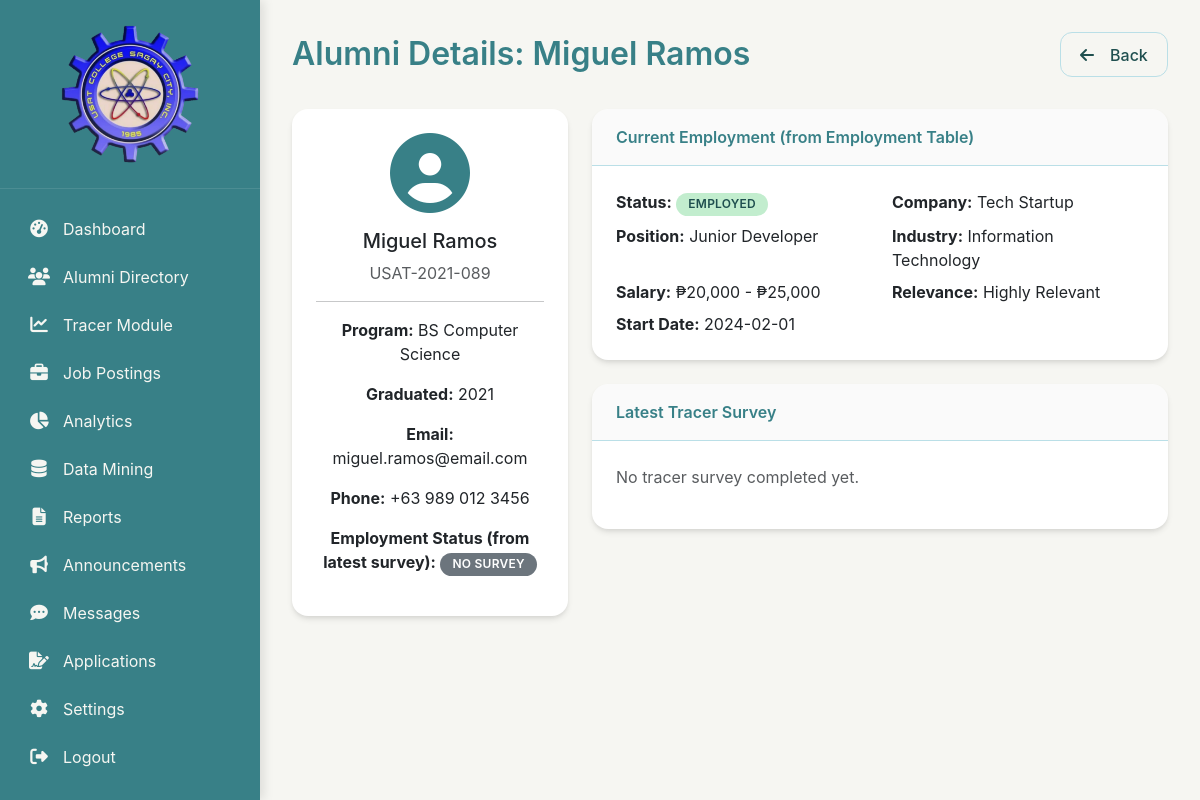
/admin/view_alumni.php?id=8 (signed in), run on the app's committed database.
### tables this page shows
CREATE TABLE alumni (
    id INT AUTO_INCREMENT PRIMARY KEY,
    student_id VARCHAR(50) UNIQUE NOT NULL,
    first_name VARCHAR(50) NOT NULL,
    last_name VARCHAR(50) NOT NULL,
    program VARCHAR(100) NOT NULL,
    graduation_year INT NOT NULL,
    email VARCHAR(100) NOT NULL,
    phone VARCHAR(20),
    profile_pic VARCHAR(255) NULL,
    created_at TIMESTAMP DEFAULT CURRENT_TIMESTAMP
);

CREATE TABLE employment (
    id INT AUTO_INCREMENT PRIMARY KEY,
    alumni_id INT NOT NULL,
    status ENUM('Employed','Self-Employed','Unemployed','Pursuing Higher Education') NOT NULL,
    company VARCHAR(100),
    position VARCHAR(100),
    industry VARCHAR(100),
    salary_range VARCHAR(50),
    relevance ENUM('Highly Relevant','Somewhat Relevant','Not Relevant'),
    start_date DATE,
    FOREIGN KEY (alumni_id) REFERENCES alumni(id) ON DELETE CASCADE
);

### admin/view_alumni.php (the view, shortened to what this page needs)
<?php
require_once '../includes/admin_header.php';
$id = $_GET['id'] ?? 0;
$alumni = $pdo->prepare("SELECT * FROM alumni WHERE id = ?");
$alumni->execute([$id]);
$alumni = $alumni->fetch();
$latest_tracer = $pdo->prepare("
    SELECT t.*
    FROM tracer_responses t
    WHERE t.alumni_id = ?
    ORDER BY t.response_date DESC
    LIMIT 1
");
$latest_tracer->execute([$id]);
$tracer = $latest_tracer->fetch();
$employment_status = $tracer ? ($tracer['is_employed'] == 1 ? 'Employed' : ($tracer['is_employed'] == 0 ? 'Unemployed' : 'Self-Employed')) : 'No Survey';
$survey_data = $tracer ? json_decode($tracer['survey_data'], true) : null;
?>
<div class="page-header">
    <h1>Alumni Details: <?= htmlspecialchars($alumni['first_name'] . ' ' . $alumni['last_name']) ?></h1>
    <a href="alumni_directory.php" class="btn btn-outline"><i class="fas fa-arrow-left me-2"></i>Back</a>
</div>
<div class="row g-4">
    <div class="col-md-4">
        <div class="card">
            <div class="card-body text-center">
                <?php if ($alumni['profile_pic'] && file_exists('../' . $alumni['profile_pic'])): ?>
                    <img src="<?= SITE_URL ?>/<?= $alumni['profile_pic'] ?>" alt="Profile" class="rounded-circle mb-3" style="width: 150px; height: 150px; object-fit: cover;">
                <?php else: ?>
                    <i class="fas fa-user-circle fa-5x mb-3" style="color: var(--primary);"></i>
                <?php endif; ?>
                <h5><?= htmlspecialchars($alumni['first_name'] . ' ' . $alumni['last_name']) ?></h5>
                <p class="text-muted"><?= $alumni['student_id'] ?></p>
                <hr>
                <p><strong>Program:</strong> <?= htmlspecialchars($alumni['program']) ?></p>
                <p><strong>Graduated:</strong> <?= $alumni['graduation_year'] ?></p>
                <p><strong>Email:</strong> <?= $alumni['email'] ?></p>
                <p><strong>Phone:</strong> <?= $alumni['phone'] ?></p>
                <p><strong>Employment Status (from latest survey):</strong>
                    <span class="badge
                        <?= $employment_status == 'Employed' ? 'bg-success' : ($employment_status == 'Unemployed' ? 'bg-danger' : ($employment_status == 'Self-Employed' ? 'bg-info' : 'bg-secondary')) ?>">
                        <?= $employment_status ?>
                    </span>
                </p>
            </div>
        </div>
    </div>
    <div class="col-md-8">
        <div class="card mb-4">
            <div class="card-header">Current Employment (from Employment Table)</div>
            <div class="card-body">
                <?php
                $employment = $pdo->prepare("SELECT * FROM employment WHERE alumni_id = ?");
                $employment->execute([$id]);
                $employment = $employment->fetch();
                ?>
                <?php if ($employment): ?>
                <div class="row">
                    <div class="col-sm-6"><strong>Status:</strong> <span class="badge <?= strtolower(str_replace(' ', '-', $employment['status'])) ?>"><?= $employment['status'] ?></span></div>
                    <div class="col-sm-6"><strong>Company:</strong> <?= htmlspecialchars($employment['company'] ?? 'N/A') ?></div>
                    <div class="col-sm-6 mt-2"><strong>Position:</strong> <?= htmlspecialchars($employment['position'] ?? 'N/A') ?></div>
                    <div class="col-sm-6 mt-2"><strong>Industry:</strong> <?= htmlspecialchars($employment['industry'] ?? 'N/A') ?></div>
                    <div class="col-sm-6 mt-2"><strong>Salary:</strong> <?= htmlspecialchars($employment['salary_range'] ?? 'N/A') ?></div>
                    <div class="col-sm-6 mt-2"><strong>Relevance:</strong> <?= $employment['relevance'] ?? 'N/A' ?></div>
                    <div class="col-sm-6 mt-2"><strong>Start Date:</strong> <?= $employment['start_date'] ?? 'N/A' ?></div>
                </div>
                <?php else: ?>
                <p class="text-muted">No current employment data in employment table.</p>
                <?php endif; ?>
            </div>
        </div>
        <div class="card mb-4">
            <div class="card-header">Latest Tracer Survey</div>
            <div class="card-body">
                <?php if ($tracer): ?>
                    <p><strong>Survey Date:</strong> <?= $tracer['response_date'] ?></p>
                    <p><strong>Employment Status:</strong>
                        <span class="badge
                            <?= $tracer['is_employed'] == 1 ? 'bg-success' : ($tracer['is_employed'] == 0 ? 'bg-danger' : 'bg-info') ?>">
                            <?= $tracer['is_employed'] == 1 ? 'Employed' : ($tracer['is_employed'] == 0 ? 'Unemployed' : 'Self-Employed') ?>
                        </span>
                    </p>
                    <?php if ($tracer['is_employed'] == 1): ?>
                        <p><strong>Job Title:</strong> <?= htmlspecialchars($tracer['job_title'] ?? '') ?></p>
                        <p><strong>Company:</strong> <?= htmlspecialchars($tracer['company'] ?? '') ?></p>
                        <p><strong>Industry:</strong> <?= htmlspecialchars($tracer['industry'] ?? '') ?></p>
                        <p><strong>Relevance:</strong> <?= htmlspecialchars($tracer['relevance'] ?? '') ?></p>
                        <?php if ($survey_data): ?>
                            <hr>
                            <h6>Additional Details:</h6>
                            <p><strong>Job Category:</strong> <?= $survey_data['job_category'] ?? 'N/A' ?></p>
                            <p><strong>Job Title/Description:</strong> <?= $survey_data['job_title_desc'] ?? 'N/A' ?></p>
                            <p><strong>Employer Name:</strong> <?= $survey_data['employer_name'] ?? 'N/A' ?></p>
                            <p><strong>Employment Date:</strong> <?= $survey_data['employment_date'] ?? 'N/A' ?></p>
                            <p><strong>Location:</strong> <?= ($survey_data['region'] ?? '') . ($survey_data['city'] ? ', ' . $survey_data['city'] : '') ?></p>
                            <p><strong>Time to First Job:</strong> <?= $survey_data['time_to_first_job'] ?? 'N/A' ?></p>
                            <p><strong>Internship Helpfulness:</strong> <?= $survey_data['internship_helpfulness'] ?? 'N/A' ?></p>
                            <p><strong>Networking Participation:</strong> <?= $survey_data['networking_participation'] ?? 'N/A' ?></p>
                            <p><strong>Critical Skills:</strong> <?= implode(', ', array_filter($survey_data['skills_critical'] ?? [])) ?></p>
                        <?php endif; ?>
                    <?php elseif ($tracer['is_employed'] == 0): ?>
                        <?php if ($survey_data): ?>
                            <p><strong>Seeking Time:</strong> <?= $survey_data['seeking_time'] ?? 'N/A' ?></p>
                            <p><strong>Interviews:</strong> <?= $survey_data['interviews'] ?? 'N/A' ?></p>
                            <p><strong>Employer Feedback:</strong> <?= $survey_data['employer_feedback'] ?? 'N/A' ?></p>
                            <p><strong>Location Factor:</strong> <?= $survey_data['location_factor'] ?? 'N/A' ?></p>
                            <p><strong>Impact Factor:</strong> <?= $survey_data['impact_factor'] ?? 'N/A' ?></p>
                            <p><strong>Other Impact:</strong> <?= $survey_data['other_impact'] ?? 'N/A' ?></p>
                            <p><strong>Skill Development:</strong> <?= $survey_data['skill_development'] ?? 'N/A' ?></p>
                            <p><strong>Job Search Experience:</strong> <?= $survey_data['job_search_experience'] ?? 'N/A' ?></p>
                            <p><strong>Career Resources:</strong> <?= $survey_data['career_resources'] ?? 'N/A' ?></p>
                        <?php endif; ?>
                    <?php elseif ($tracer['is_employed'] == 2): ?>
                        <?php if ($survey_data): ?>
                            <p><strong>Business Name:</strong> <?= $survey_data['business_name'] ?? 'N/A' ?></p>
                            <p><strong>Business Type:</strong> <?= $survey_data['business_type'] ?? 'N/A' ?></p>
                            <p><strong>Industry:</strong> <?= $survey_data['business_industry'] ?? 'N/A' ?></p>
                            <p><strong>Number of Employees:</strong> <?= $survey_data['business_size'] ?? 'N/A' ?></p>
                            <p><strong>Start Date:</strong> <?= $survey_data['business_start_date'] ?? 'N/A' ?></p>
                        <?php endif; ?>
                    <?php endif; ?>
                <?php else: ?>
                    <p class="text-muted">No tracer survey completed yet.</p>
                <?php endif; ?>
            </div>
        </div>
    </div>
</div>
<?php include '../includes/footer.php'; ?>

### assets/css/style.css (style rules this page uses)
:root { --primary: #388087; --primary-light: #6FB3B3; --primary-dark: #2a6b6b; --accent: #6FB3B3; --accent-light: #BADFE7; --accent-dark: #388087; --success: #C2EDCE; --warning: #BADFE7; --danger: #388087; --info: #BADFE7; --dark: #1f4f4f; --light: #F6F6F2; --gray: #88a8a8; --border: #BADFE7; --sidebar-bg: #388087; --sidebar-text: #F6F6F2; --sidebar-hover: #6FB3B3; --card-bg: #FFFFFF; --body-bg: #F6F6F2; }
* { margin: 0; padding: 0; box-sizing: border-box; }
body { background-color: var(--body-bg); font-family: 'Inter', -apple-system, BlinkMacSystemFont, 'Segoe UI', Roboto, sans-serif; line-height: 1.5; color: var(--dark); }
.page-header { display: flex; justify-content: space-between; align-items: center; margin-bottom: 2rem; }
.page-header h1 { font-size: 2rem; font-weight: 600; color: var(--primary); margin: 0; }
.card { background: var(--card-bg); border: none; border-radius: 1rem; box-shadow: 0 4px 6px -1px rgba(0,0,0,0.1), 0 2px 4px -1px rgba(0,0,0,0.06); transition: transform 0.2s, box-shadow 0.2s; margin-bottom: 1.5rem; overflow: hidden; }
.card-header { background: rgba(0,0,0,0.02); border-bottom: 1px solid var(--border); padding: 1rem 1.5rem; font-weight: 600; color: var(--primary); }
.card-body { padding: 1.5rem; }
.btn { display: inline-flex; align-items: center; gap: 0.5rem; padding: 0.6rem 1.2rem; border-radius: 0.75rem; font-weight: 500; border: none; cursor: pointer; transition: all 0.2s; text-decoration: none; }
.btn-outline { background: transparent; border: 1px solid var(--border); color: var(--dark); }
.badge { display: inline-block; padding: 0.35rem 0.75rem; border-radius: 2rem; font-size: 0.75rem; font-weight: 600; text-transform: uppercase; letter-spacing: 0.02em; }
.badge.employed { background: #C2EDCE; color: #1f4f4f; }

### data on the page
alumni: first_name+last_name "Miguel Ramos", student "USAT-2021-089", program "BS Computer Science", graduation_year "2021", email "miguel.ramos@email.com", phone "+63 989 012 3456"
employment: status "EMPLOYED", company "Tech Startup", position "Junior Developer", industry "Information Technology", salary_range "₱20,000 - ₱25,000", relevance "Highly Relevant", start_date "2024-02-01"

### other printed values
$employment_status "NO SURVEY"
